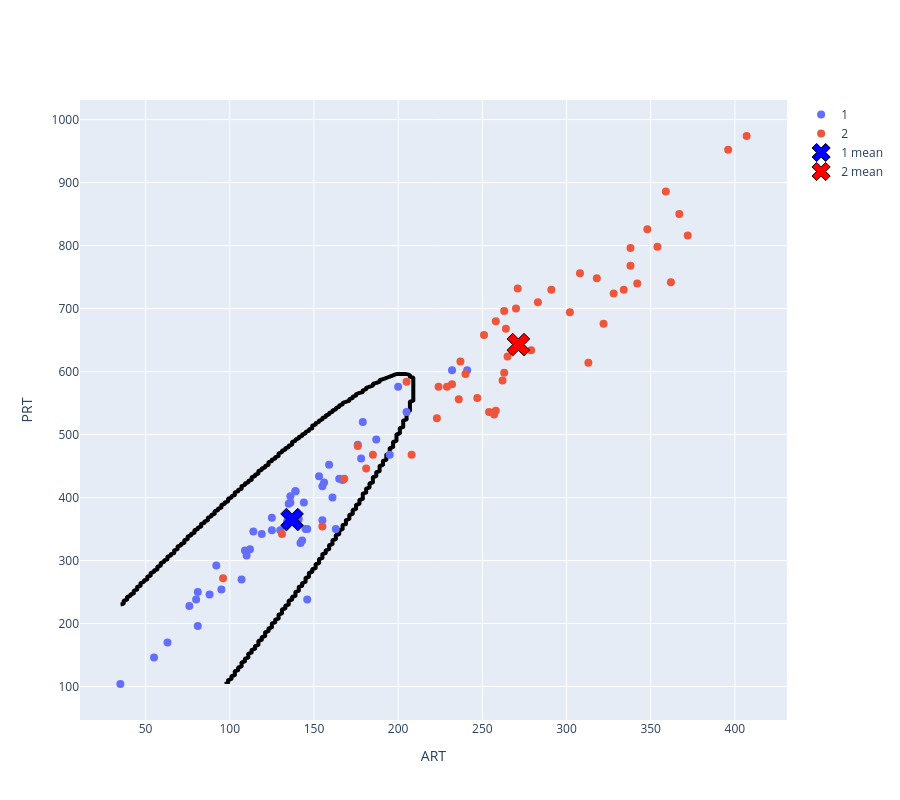
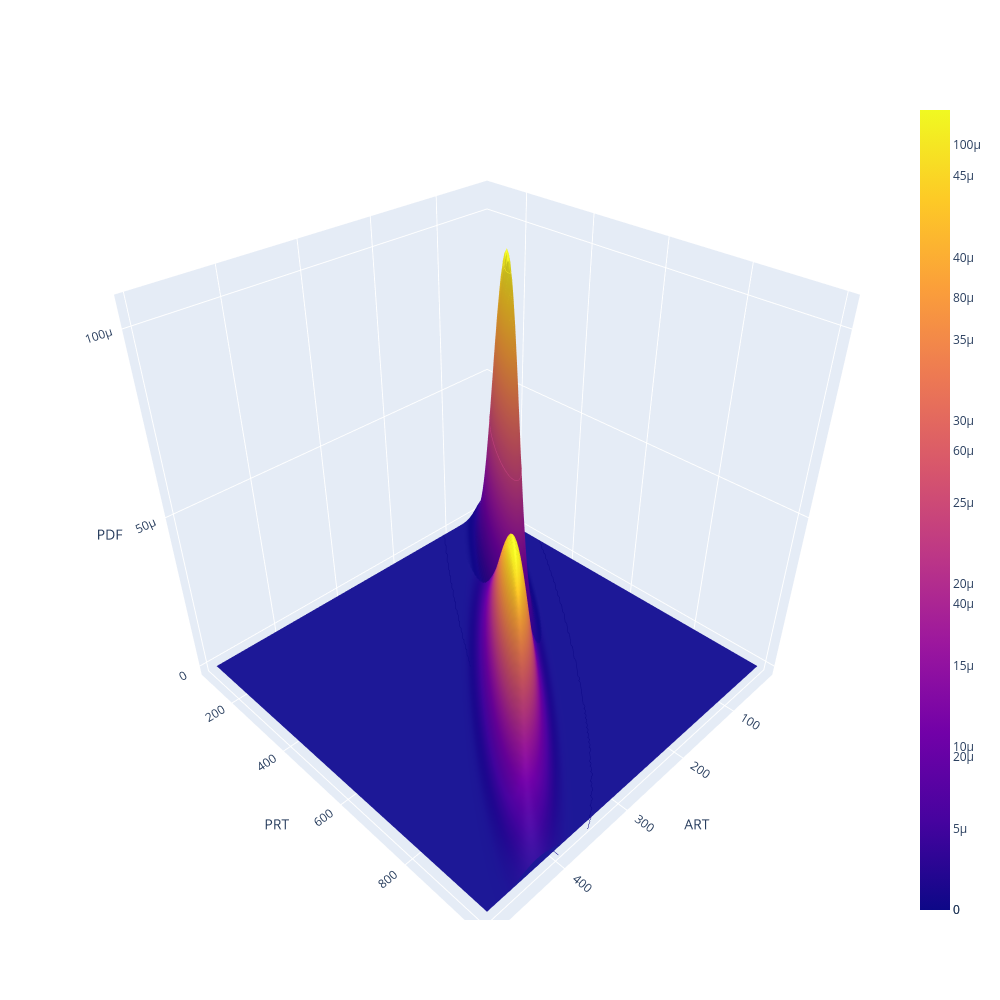

Notebook source saved alongside these figures, in order:
### Markdown cell above
## Exercise 1 <p>

Consider the first two classes of the Cork Stoppers.xls data set.

(a) Consider the features ART and PRT. Fit a Bayes classifier, compute the decision boundary and the error.

### Code cell
import os

import plotly.graph_objects as go
import numpy as np
import pandas as pd
from sklearn import mixture

#Function to evaluate a gaussian PDF (probability density function) acourding to the mean and covariance provided as input 
def pdfGauss(X, mean, cov): 
    '''
    X: input data points for which we want to evaluate the Gaussian PDF.
    mean: the mean vector of the Gaussian distribution.
    cov: the covariance matrix of the Gaussian distribution.
    '''
    covInv = np.linalg.inv(cov)
    dim = cov.shape[0]
    val = np.array([])
    for i in range(X.shape[0]):
        dist = ((np.array([X[i,:]-mean]))@covInv@(np.array([X[i,:]-mean])).T).squeeze() # Calculate the distance between the input data point X[i,:] and the mean, using the inverse of the covariance matrix. This distance is used to evaluate the Gaussian PDF.
        val = np.append(val,np.exp(-0.5*dist)/((2*np.pi)**(dim/2)*np.linalg.det(cov)**0.5)) # Calculate the value of the Gaussian PDF for the input data point X[i,:] using the Mahalanobis distance and the determinant of the covariance matrix. The result is appended to the val array, which will contain the PDF values for all input data points.
    return np.array([val]).T


#Fit bayes for the training data
def fitBayes(Xtr,ytr):
    ix1 = np.where(ytr==1)[0]
    ix2 = np.where(ytr==2)[0]
    
    #Compute priors
    Pw1 = ix1.shape[0]/(ix1.shape[0]+ix2.shape[0]) #Prior for class 1 -  number of samples in class 1 divided by the total number of samples
    Pw2 = ix2.shape[0]/(ix1.shape[0]+ix2.shape[0]) #Prior for class 2 -  number of samples in class 2 divided by the total number of samples
    
    # Estimate gaussian conditional PDFs (Probability Density Functions) --> fit two Gaussian Mixture Models
    clf1 = mixture.GaussianMixture(n_components=1)
    clf2 = mixture.GaussianMixture(n_components=1)
    mod1 = clf1.fit(Xtr[ix1,:]) # Fit the Gaussian Mixture Model for class 1 using the samples in Xtr that belong to class 1 (identified by ix1). The fitted model will estimate the mean and covariance of the Gaussian distribution for class 1.
    mod2 = clf2.fit(Xtr[ix2,:]) # Fit the Gaussian Mixture Model for class 2 using the samples in Xtr that belong to class 2 (identified by ix2). The fitted model will estimate the mean and covariance of the Gaussian distribution for class 2.
    
    return {'mean1':mod1.means_.squeeze(),'mean2':mod2.means_.squeeze(),
            'cov1':mod1.covariances_[0],'cov2':mod2.covariances_[0],
            'Pw1':Pw1,'Pw2':Pw2}

#Apply a trained bayes classifier - give the model output
def useBayes(Xte,model):
    '''
    Xte: input data points for which we want to predict the class labels using the trained Bayes classifier.
    model: a dictionary containing the parameters of the trained Bayes classifier, including the means, covariances, and priors for each class.
    '''
    Pw1X = pdfGauss(Xte,model['mean1'],model['cov1'])*model['Pw1'] # posterior probability for class 1 (Pw1X)  
    Pw2X = pdfGauss(Xte,model['mean2'],model['cov2'])*model['Pw2'] # posterior probability for class 2 (Pw2X) 
    
    #PwXX=np.concatenate((Pw1X,Pw2X),axis=1)
    
    #res=np.array([])
    #for i in range(PwXX.shape[0]):
    #    res=np.append(res,np.where(PwXX[i,:]==np.max(PwXX[i,:]))[0]+1)
    
    #return res

    return ((-np.sign(Pw1X-Pw2X))*0.5+1.5).squeeze() # 1-W1, 2-W2 - compares the posterior probabilities for class 1 (Pw1X) and 
                                                     # class 2 (Pw2X) for each input data point in Xte. It uses the sign function
                                                     # to determine which class has the higher posterior probability, and then maps 
                                                     # the result to either 1 or 2. If Pw1X is greater than Pw2X, 
                                                     # the output will be 1 (indicating class 1), and if Pw2X is greater than Pw1X,
                                                     # the output will be 2 (indicating class 2).
                                                     # Multiplying by 0.5 rescales ±1 to ±0.5, and adding 1.5 shifts those to {1,2}.


def plotDecision(X, y ,model, granularity=0.01, classContours=False, f1name="f1", f2name="f2"):
    #Identify class indexes
    ix1 = np.where(y==1)[0]
    ix2 = np.where(y==2)[0]
    
    #Create vectors for plotting
    xRange = np.arange(X[:,0].min(),X[:,0].max()+0.5,granularity)
    yRange = np.arange(X[:,1].min(),X[:,1].max(),granularity)
    
    Xp, Yp = np.meshgrid(xRange, yRange)
    xy = np.column_stack([Xp.flat, Yp.flat])
    XX = np.array([Xp.ravel(), Yp.ravel()]).T
    #Sample class one pdf, just to get contours
    Z1 = pdfGauss(XX,model['mean1'],model['cov1'])
    Z1 = Z1.reshape(Xp.shape)
    #Sample class two pdf, just to get contours
    Z2 = pdfGauss(XX,model['mean2'],model['cov2'])
    Z2 = Z2.reshape(Xp.shape)
    
    #Plot samples
    fig = go.Figure()
    fig.add_trace(go.Scatter(x=X[ix1,0],y=X[ix1,1],name='1'))
    fig.add_trace(go.Scatter(x=X[ix2,0],y=X[ix2,1],name='2'))
    fig.update_traces(marker=dict(size=8))
    #Plot means
    fig.add_trace(go.Scatter(x=np.array(model['mean1'][0]),y=np.array(model['mean1'][1]), marker_size=20,
                         marker_symbol='x',name='1 mean',
                         marker=dict(color="blue",line=dict(width=1,
                                        color='black'))))
    fig.add_trace(go.Scatter(x=np.array(model['mean2'][0]),y=np.array(model['mean2'][1]), marker_size=20,
                         marker_symbol='x',name='2 mean',
                         marker=dict(color="red",line=dict(width=1,
                                        color='black'))))
    fig.update_traces(mode='markers')
    
    
    #Compute Bayes decision for the grid created by xRange and yRange
    yteP = np.zeros((yRange.shape[0],xRange.shape[0])) #Initialize a grid to store the predicted class for each point in the grid defined by xRange and yRange
    for i in range(xRange.shape[0]):
        for j in range(yRange.shape[0]):
            yteP[j,i]=useBayes(np.array([[xRange[i],yRange[j]]]),model)
    
    if classContours:
        #Add class 1 contours
        fig.add_trace(go.Contour(
            z=Z1,x=xRange,y=yRange,
            contours_coloring='lines',
            line_width=1,showscale=False,))
    
        #Add class 2 contours
        fig.add_trace(go.Contour(
            z=Z2,x=xRange,y=yRange,
            contours_coloring='lines',
            line_width=1,showscale=False,))
        
    
    #Add decision contour 
    fig.add_trace(go.Contour(
        z=yteP,x=xRange,y=yRange,contours_coloring='lines',name='Decision Boundary',colorscale='Greys',
        line_width=4,showscale=False))# Add contour for the decision boundary, where yteP contains the predicted class for each point in the grid defined by xRange and yRange. The contour will show the decision boundary between the two classes.
    fig.update_traces(ncontours=1, selector=dict(type='contour'))
    fig.update_xaxes(title_text=f1name)
    fig.update_yaxes(title_text=f2name)
    fig.update_layout(autosize=False,width=900,height=800)
    fig.show()


#--------------------------------------------------------------------------------------------
# Read dataset
datasets_folder = os.path.abspath(os.path.join(os.getcwd() ,"../..")) + "/Datasets/" #Set the path to the datasets folder, which is assumed to be two levels up from the current working directory and then inside a "Datasets" folder. Adjust this path as necessary based on your actual directory structure.
    
xlsFile = pd.read_excel(datasets_folder + "CORK_STOPPERS.XLS",
                      sheet_name="Data",
                      usecols=["C","ART","N.1","PRT","ARM","PRM","ARTG","NG","PRTG","RAAR","RAN"])
CorkStopp = pd.DataFrame(data=xlsFile.dropna())

fnames = CorkStopp.columns[1:]

ixSuper = np.where(CorkStopp['C']==1)
ixAverage = np.where(CorkStopp['C']==2)
ixPoor = np.where(CorkStopp['C']==3)

#Extract features for training
ARTSup = CorkStopp['ART'].to_numpy()[ixSuper]
ARTAvg = CorkStopp['ART'].to_numpy()[ixAverage]

PRTSup = (CorkStopp['PRT'].to_numpy())[ixSuper]
PRTAvg = (CorkStopp['PRT'].to_numpy())[ixAverage]

X1 = np.array([ARTSup,PRTSup]).T
X2 = np.array([ARTAvg,PRTAvg]).T
XtrC = np.concatenate((X1,X2),axis=0) # Training data
ytrC = np.concatenate((CorkStopp['C'].to_numpy()[ixSuper],CorkStopp['C'].to_numpy()[ixAverage])) # Training labels

#Fit bayes to training
modelC = fitBayes(XtrC,ytrC)
#Evaluate in testing
yp = useBayes(XtrC,modelC)

TP = np.shape(np.where((ytrC[ixSuper]==yp[ixSuper]))[0])[0]
TN = np.shape(np.where((ytrC[ixAverage]==yp[ixAverage]))[0])[0]
FP = np.shape(np.where((ytrC[ixAverage]!=yp[ixAverage]))[0])[0]
FN = np.shape(np.where((ytrC[ixSuper]!=yp[ixSuper]))[0])[0]

SS = TP/(TP+FN)
SP = TN/(TN+FP)
PR = TP/(TP+FP)
F1 = 2*PR*SS/(PR+SS)
AC = (TN+TP)/(TP+TN+FP+FN)

print("Sensitivity(%)="+str(SS*100))
print("Specificity(%)="+str(SP*100))
print("Precision(%)="+str(PR*100))
print("F1Score(%)="+str(F1*100))
print("Accuracy(%)="+str(AC*100))

#plot the decision plane and the corresponding 3D surfaces that originate the plane.
plotDecision(XtrC,ytrC,modelC,granularity=2,classContours=False, f1name="ART",f2name="PRT")

#Plot conditional PDFs as 3D surfaces

#Create vectors for plotting
xp = np.arange(30,500,5)
yp = np.arange(100,1000,5)
Xp, Yp = np.meshgrid(xp, yp)
xy = np.column_stack([Xp.flat, Yp.flat])
XX = np.array([Xp.ravel(), Yp.ravel()]).T
#Sample class 1 PDF
Z1 = pdfGauss(XX,modelC['mean1'],modelC['cov1'])
Z1 = Z1.reshape(Xp.shape)

#Sample class 2 PDF
Z2=pdfGauss(XX,modelC['mean2'],modelC['cov2'])
Z2 = Z2.reshape(Xp.shape)

fig=go.Figure()

fig.add_trace(go.Surface(x=Xp,y=Yp,z=Z1))
fig.add_trace(go.Surface(x=Xp,y=Yp,z=Z2))
fig.update_traces(contours_z=dict(show=True, usecolormap=True,
                                  highlightcolor="limegreen", project_z=True))
fig.update_scenes(xaxis_title_text='ART',  
                  yaxis_title_text='PRT',  
                  zaxis_title_text='PDF')

fig.update_layout(
    autosize=False,
    width=1000,
    height=1000)


fig.show()

### Figure 1 — Plotly figure (JSON) as saved in the notebook; plotly's stock layout.template omitted (floating-point values rounded to 4 significant figures; data arrays with more than 128 entries replaced by an {"elided": "..."} marker saying what was removed)
{"data": [{"marker": {"size": 8}, "mode": "markers", "name": "1", "type": "scatter", "x": [81.0, 80.0, 81.0, 125.0, 146.0, 109.0, 161.0, 136.0, 156.0, 95.0, 163.0, 112.0, 130.0, 134.0, 167.0, 159.0, 195.0, 176.0, 141.0, 146.0, 142.0, 155.0, 200.0, 114.0, 178.0, 92.0, 165.0, 145.0, 63.0, 139.0, 139.0, 119.0, 107.0, 241.0, 143.0, 205.0, 144.0, 136.0, 35.0, 153.0, 135.0, 88.0, 76.0, 155.0, 232.0, 55.0, 110.0, 187.0, 125.0, 179.0], "y": [250.0, 238.0, 196.0, 368.0, 350.0, 316.0, 400.0, 402.0, 424.0, 254.0, 350.0, 318.0, 348.0, 362.0, 428.0, 452.0, 468.0, 484.0, 366.0, 238.0, 328.0, 418.0, 576.0, 346.0, 462.0, 292.0, 430.0, 350.0, 170.0, 410.0, 410.0, 342.0, 270.0, 602.0, 332.0, 536.0, 392.0, 392.0, 104.0, 434.0, 390.0, 246.0, 228.0, 364.0, 602.0, 146.0, 308.0, 492.0, 348.0, 520.0]}, {"marker": {"size": 8}, "mode": "markers", "name": "2", "type": "scatter", "x": [240.0, 224.0, 265.0, 232.0, 176.0, 229.0, 237.0, 155.0, 96.0, 279.0, 181.0, 263.0, 205.0, 302.0, 348.0, 185.0, 313.0, 257.0, 168.0, 338.0, 367.0, 223.0, 354.0, 131.0, 258.0, 262.0, 283.0, 407.0, 270.0, 291.0, 258.0, 247.0, 263.0, 318.0, 271.0, 359.0, 334.0, 251.0, 236.0, 254.0, 342.0, 372.0, 308.0, 362.0, 322.0, 396.0, 338.0, 208.0, 264.0, 328.0], "y": [596.0, 576.0, 624.0, 580.0, 482.0, 576.0, 616.0, 354.0, 272.0, 634.0, 446.0, 696.0, 584.0, 694.0, 826.0, 468.0, 614.0, 532.0, 430.0, 796.0, 850.0, 526.0, 798.0, 342.0, 538.0, 586.0, 710.0, 974.0, 700.0, 730.0, 680.0, 558.0, 598.0, 748.0, 732.0, 886.0, 730.0, 658.0, 556.0, 536.0, 740.0, 816.0, 756.0, 742.0, 676.0, 952.0, 768.0, 468.0, 668.0, 724.0]}, {"marker": {"color": "blue", "line": {"color": "black", "width": 1}, "size": 20, "symbol": "x"}, "mode": "markers", "name": "1 mean", "type": "scatter", "x": [137.0], "y": [365.0]}, {"marker": {"color": "red", "line": {"color": "black", "width": 1}, "size": 20, "symbol": "x"}, "mode": "markers", "name": "2 mean", "type": "scatter", "x": [271.4], "y": [642.8]}, {"colorscale": [[0, "rgb(255,255,255)"], [0.125, "rgb(240,240,240)"], [0.25, "rgb(217,217,217)"], [0.375, "rgb(189,189,189)"], [0.5, "rgb(150,150,150)"], [0.625, "rgb(115,115,115)"], [0.75, "rgb(82,82,82)"], [0.875, "rgb(37,37,37)"], [1, "rgb(0,0,0)"]], "contours": {"coloring": "lines"}, "line": {"width": 4}, "name": "Decision Boundary", "ncontours": 1, "showscale": false, "type": "contour", "x": {"elided": "187 float values"}, "y": {"elided": "435 float values"}, "z": {"elided": "435x187 float values"}}], "layout": {"autosize": false, "height": 800, "width": 900, "xaxis": {"title": {"text": "ART"}}, "yaxis": {"title": {"text": "PRT"}}}}

### Figure 2 — Plotly figure (JSON) as saved in the notebook; plotly's stock layout.template omitted (floating-point values rounded to 4 significant figures; data arrays with more than 128 entries replaced by an {"elided": "..."} marker saying what was removed)
{"data": [{"contours": {"z": {"highlightcolor": "limegreen", "project": {"z": true}, "show": true, "usecolormap": true}}, "type": "surface", "x": {"elided": "180x94 int values"}, "y": {"elided": "180x94 int values"}, "z": {"elided": "180x94 float values"}}, {"contours": {"z": {"highlightcolor": "limegreen", "project": {"z": true}, "show": true, "usecolormap": true}}, "type": "surface", "x": {"elided": "180x94 int values"}, "y": {"elided": "180x94 int values"}, "z": {"elided": "180x94 float values"}}], "layout": {"autosize": false, "height": 1000, "scene": {"xaxis": {"title": {"text": "ART"}}, "yaxis": {"title": {"text": "PRT"}}, "zaxis": {"title": {"text": "PDF"}}}, "width": 1000}}
